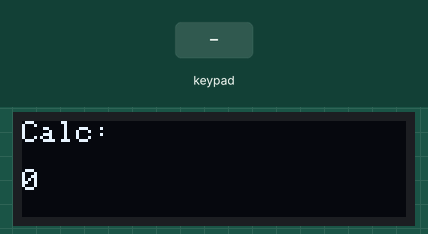
The program below on a simulated CircuitPython board. Parts: 128×32 one-colour display. The inputs (shaded band) are chosen by the test bench.

Above: at 1.2 s.
1.3 s: keypad keys 1 2 * pressed 0.4 s apart
At 3.1 s:
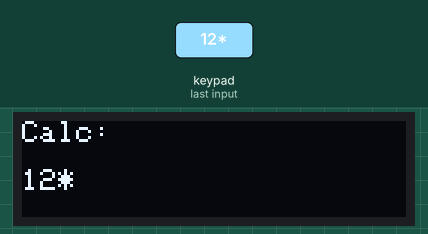
4.0 s: key '=' pressed
At 4.6 s:
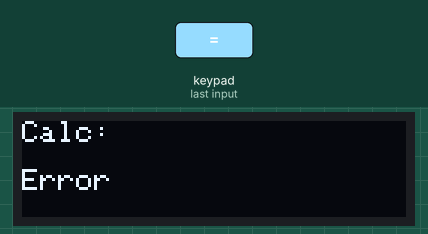
5.7 s: key '2' pressed
At 7.0 s:
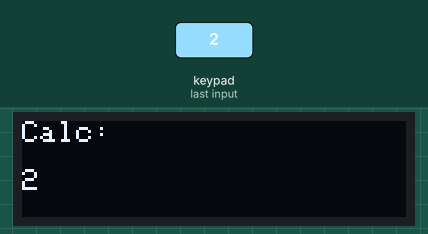
7.4 s: keypad keys 1 2 pressed 0.4 s apart
At 8.7 s:
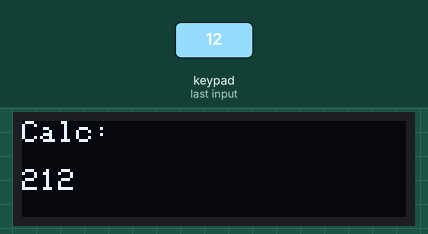
Timing chart, 0 to 10.4 s (numbered marks = the images above; inputs shaded):
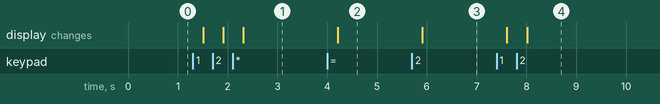

Measured:
- after the input at 1.3 s, the display: first changes after 0.21 s (image 1 shows a later state)
- after the input at 4.0 s, the display: changes after 0.21 s (image 2)
- after the input at 5.7 s, the display: changes after 0.21 s (image 3)
- after the input at 7.4 s, the display: first changes after 0.21 s (image 4 shows a later state)

The program:

code.py
```python
import time
import board
import busio
import digitalio
import adafruit_ssd1306

# Setup I2C display (SDA = D4/GP8, SCL = D5/GP9)
i2c = busio.I2C(board.SCL, board.SDA)
display = adafruit_ssd1306.SSD1306_I2C(128, 32, i2c)

# Clear display
display.fill(0)
display.text("Calc Ready", 0, 12, 1)
display.show()

# Pin mapping based on schematic:
# Rows 1-4: D0 (GP2), D1 (GP4), D2 (GP10), D3 (GP11) -> Remember GP1 is D0
row_pins = [board.D0, board.D1, board.D2, board.D3]
# Cols 1-4: D7 (GP9), D8 (GP8), D9 (GP7), D10 (GP6) -> wait, let's map matching schematic labels:
# S1-S4 connect to pins 7, 8, 9, 10 on the right side:
# Looking at U1: Pin 7=PB08_A6_D6_TX, Pin 8=PB09_A7_D7_RX, Pin 9=PA7_A8_D8_SCK, Pin 10=PA5_A9_D9_MISO, Pin 11=PA6_A10_D10_MOSI
# Let's use standard digitalio setup for the 4 rows (outputs/inputs) and 4 columns.
# Rows: Pins 1, 2, 3, 4 (D0, D1, D2, D3)
# Cols: Pins 7, 8, 9, 10 (D6, D7, D8, D9 or similar mapping)

rows = [digitalio.DigitalInOut(p) for p in [board.D0, board.D1, board.D2, board.D3]]
cols = [digitalio.DigitalInOut(p) for p in [board.D6, board.D7, board.D8, board.D9]]

for r in rows:
    r.direction = digitalio.Direction.OUTPUT
    r.value = False

for c in cols:
    c.direction = digitalio.Direction.INPUT
    c.pull = digitalio.Pull.DOWN

# Keypad layout mapping (4x4)
keys = [
    ['1', '2', '3', '+'],
    ['4', '5', '6', '-'],
    ['7', '8', '9', '*'],
    ['C', '0', '=', '/']
]

current_input = ""
expression = ""

def update_display(text):
    display.fill(0)
    display.text("Calc:", 0, 0, 1)
    display.text(text[:16], 0, 16, 1) # Limit to 16 chars for 128x32 screen
    display.show()

def get_key():
    for r_idx, row in enumerate(rows):
        row.value = True
        for c_idx, col in enumerate(cols):
            if col.value:
                row.value = False
                time.sleep(0.2) # debounce
                return keys[r_idx][c_idx]
        row.value = False
    return None

update_display("0")

while True:
    key = get_key()
    if key:
        if key == 'C':
            current_input = ""
            expression = ""
            update_display("0")
        elif key == '=':
            try:
                # Evaluate expression safely
                result = str(eval(expression + current_input))
                update_display(result)
                expression = ""
                current_input = result
            except Exception:
                update_display("Error")
                current_input = ""
                expression = ""
        elif key in ['+', '-', '*', '/']:
            if current_input:
                expression += current_input + key
                current_input = ""
                update_display(expression)
        else:
            current_input += key
            update_display(expression + current_input)
```
